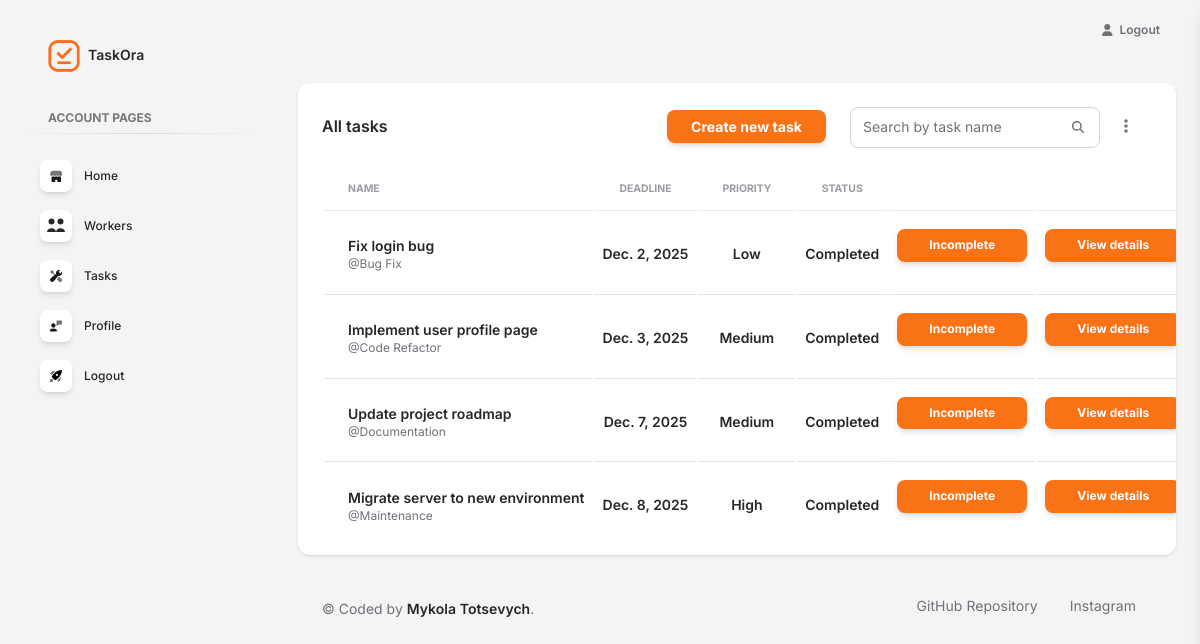
The app's page /tasks/?completed=Yes (signed in), older data.
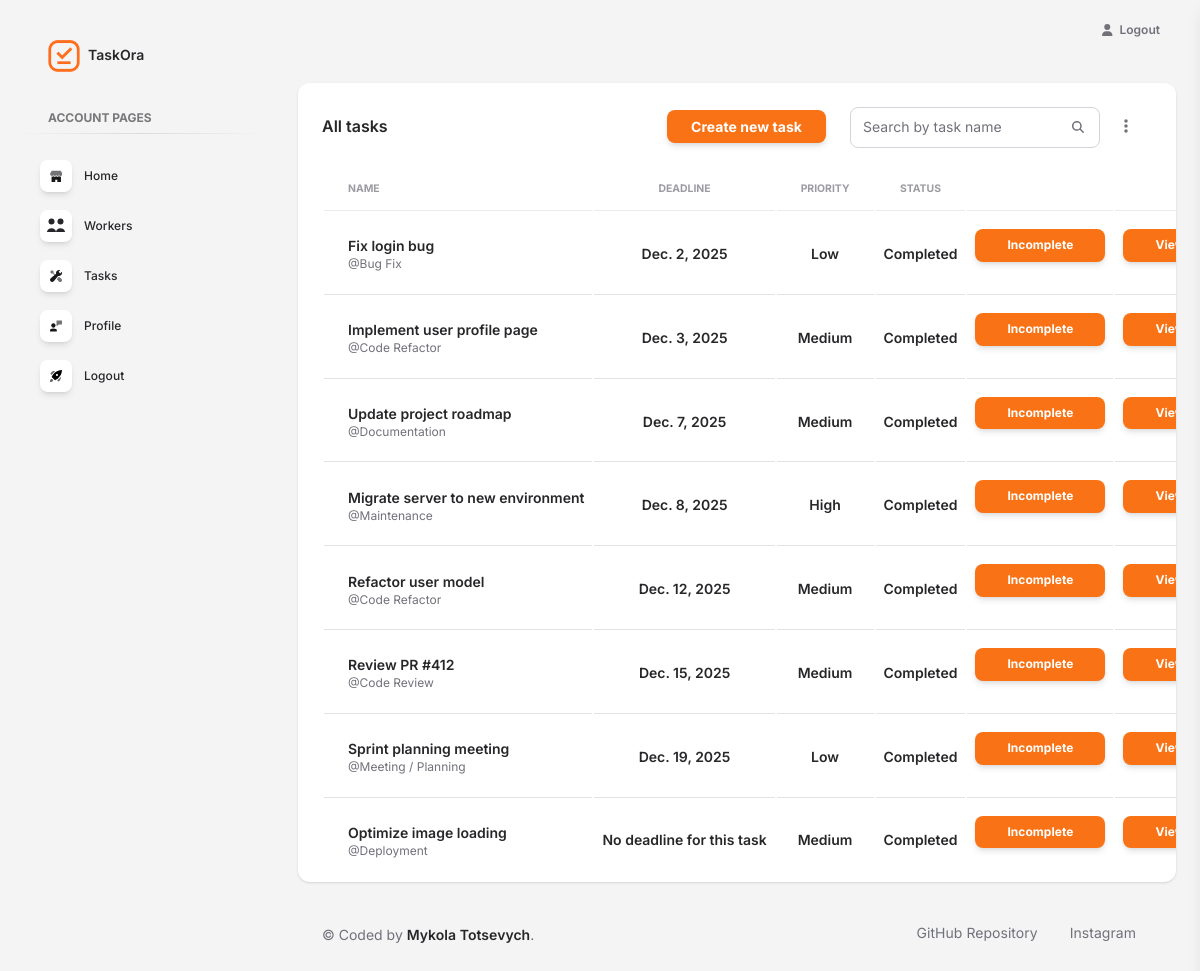
The same page, newer data.
### task_manager/models.py (models this page shows, shortened)
class Task(models.Model):
    PRIORITY_CHOICES = [
        ("Low", "Low"),
        ("Medium", "Medium"),
        ("High", "High"),
        ("Urgent", "Urgent"),
    ]
    name = models.CharField(max_length=255)
    description = models.TextField()
    deadline = models.DateField(null=True, blank=True)
    is_completed = models.BooleanField(default=False)
    priority = models.CharField(max_length=10, choices=PRIORITY_CHOICES)
    task_type = models.ForeignKey(
        TaskType,
        on_delete=models.CASCADE,
        related_name="tasks"
    )
    tags = models.ManyToManyField(Tag, related_name="tasks")
    assignees = models.ManyToManyField(settings.AUTH_USER_MODEL, related_name="tasks")

class TaskType(models.Model):
    name = models.CharField(max_length=255, unique=True)
    class Meta:
        ordering = ("name",)
    def __str__(self):
        return self.name

### task_manager/views.py (the view)
# urls.py: path("tasks/", TaskListView.as_view(), name="task-list"),
class TaskListView(LoginRequiredMixin, generic.ListView):
    model = Task
    def get_queryset(self):
        queryset = Task.objects.select_related("task_type")
        form = TaskSearchForm(self.request.GET)
        if form.is_valid():
            queryset = queryset.filter(name__icontains=form.cleaned_data["name"])
        if self.request.GET.get("completed") == "Yes":
            queryset = queryset.filter(is_completed=True)
        elif self.request.GET.get("completed") == "No":
            queryset = queryset.filter(is_completed=False)
        if self.request.GET.get("assigned") == "No":
            queryset = queryset.filter(assignees__isnull=True).distinct()
        return queryset
    def get_context_data(self, **kwargs):
        context = super().get_context_data(**kwargs)
        form = TaskSearchForm(self.request.GET)
        context["form"] = form
        return context

### task_manager/forms.py
class TaskSearchForm(forms.Form):
    name = forms.CharField(
        max_length=255,
        required=False,
        label="",
        widget=forms.TextInput(attrs={
            "placeholder": "Search by task name",
            "class": "form-control",
        })
    )

### task_manager/templatetags/admin_soft.py (called while the page is built)
@assignment_tag(takes_context=True)
def get_direction(context):
    res = {
        'panel': 'text-left',
        'notify': 'right',
        'float': 'float-right',
        'reverse_panel': 'text-right',
        'nav': 'ml-auto'
    }
    if context.get('LANGUAGE_BIDI'):
        res['panel'] = 'text-right'
        res['notify'] = 'left'
        res['float'] = ''
        res['reverse_panel'] = 'text-left'
        res['nav'] = 'mr-auto'
    return res

@assignment_tag(takes_context=True)
def get_admin_setting(context):
    res = {
    }
    return res

### templates/task_manager/task_list.html (shortened to what the changed rows need)
{% extends "layouts/base.html" %}
{% load crispy_forms_filters %}
{% load static %}
{% block content %}
  <div class="container-fluid py-4">
    <div class="row">
      <div class="col-12">
        <div class="card mb-4">
          <div class="card-body px-0 pt-0 pb-2">
            <div class="table-responsive px-4" style="max-height: 72vh; overflow-y: auto;">
              <table class="table align-items-center mb-0">
                {% if task_list %}
                  <thead>
                    <tr>
                      <th class="text-uppercase text-secondary text-xxs font-weight-bolder opacity-7">Name</th>
                      <th class="text-center text-uppercase text-secondary text-xxs font-weight-bolder opacity-7">Deadline</th>
                      <th class="text-center text-uppercase text-secondary text-xxs font-weight-bolder opacity-7">Priority</th>
                      <th class="text-center text-uppercase text-secondary text-xxs font-weight-bolder opacity-7">Status</th>
                      <th class="text-secondary opacity-7"></th>
                      <th class="text-secondary opacity-7"></th>
                    </tr>
                  </thead>
                  <tbody>
                    {% for task in task_list %}
                      <tr>
                        <td class="align-middle ps-4 py-3">
                          <h6 class="mb-0 text-sm">{{ task.name }}</h6>
                          <p class="text-xs text-secondary mb-0">@{{ task.task_type }}</p>
                        </td>
                        <td class="align-middle px-2 py-3 text-center">
                          {% if task.deadline %}
                            <h6 class="mb-0 text-sm">{{ task.deadline }}</h6>
                          {% else %}
                            <h6 class="mb-0 text-sm">No deadline for this task</h6>
                          {% endif %}
                        </td>
                        <td class="align-middle px-2 py-3 text-center">
                          <h6 class="mb-0 text-sm">{{ task.priority }}</h6>
                        </td>
                        <td class="align-middle px-2 py-3 text-center">
                          {% if task.is_completed %}
                            <h6 class="mb-0 text-sm">Completed</h6>
                          {% else %}
                            <h6 class="mb-0 text-sm">Not Completed</h6>
                          {% endif %}
                        </td>
                        <td class="align-middle px-2 py-3 text-center">
                          {% if task.is_completed %}
                            <a href="{% url "task_manager:task-complete-incomplete" task.id %}" class="btn btn-primary btn-sm">
                              Incomplete
                            </a>
                          {% else %}
                            <a href="{% url "task_manager:task-complete-incomplete" task.id %}" class="btn btn-primary btn-sm">
                              Complete
                            </a>
                          {% endif %}
                        </td>
                        <td class="align-middle px-2 py-3 text-center">
                          <a href="{% url "task_manager:task-detail" task.id %}" class="btn btn-primary btn-sm">
                            View details
                          </a>
                        </td>
                      </tr>
                    {% endfor %}
                  </tbody>
                {% else %}
                  <div class="card-body px-4 py-3">
                    <h6 class="mb-0">There are no tasks.</h6>
                  </div>
                {% endif %}
              </table>
            </div>
          </div>
        </div>
      </div>
    </div>
  </div>
{% endblock content %}

Row changes from the older to the newer data that the page shows:
added Task: name "Refactor user model", task_type "Code Refactor", deadline "Dec. 12, 2025", priority "Medium", is_completed "Completed"
added Task: name "Review PR #412", task_type "Code Review", deadline "Dec. 15, 2025", priority "Medium", is_completed "Completed"
added Task: name "Sprint planning meeting", task_type "Meeting / Planning", deadline "Dec. 19, 2025", priority "Low", is_completed "Completed"
added Task: name "Optimize image loading", task_type "Deployment", shows "No deadline for this task", priority "Medium", is_completed "Completed"
